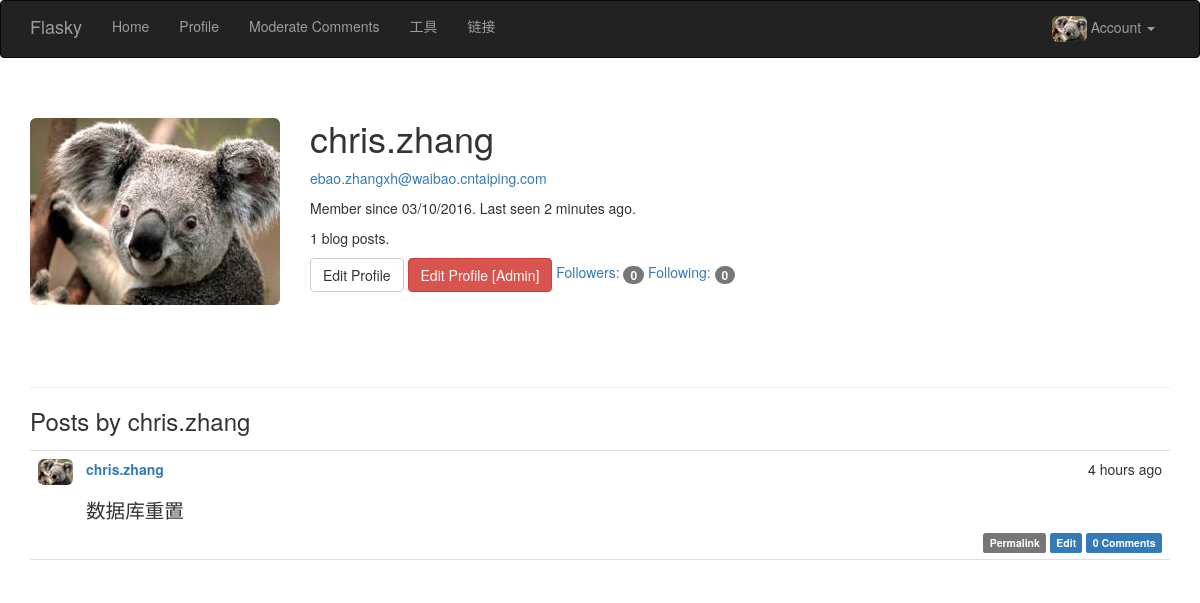
Page /user/chris.zhang (signed in) on the committed database.
### app/models.py (models this page shows, shortened)
class User(UserMixin, db.Model):
    __tablename__ = 'users'
    id = db.Column(db.Integer, primary_key=True)
    email = db.Column(db.String(64), unique=True, index=True)
    username = db.Column(db.String(64), unique=True, index=True)
    password_hash = db.Column(db.String(128))
    confirmed = db.Column(db.Boolean, default=False)
    row_id = db.Column(db.Integer, db.ForeignKey('roles.id'))
    posts = db.relationship('Post', backref='author', lazy='dynamic')
    name = db.Column(db.String(64))
    location = db.Column(db.String(64))
    about_me = db.Column(db.Text())
    member_since = db.Column(db.DateTime(), default=datetime.utcnow)
    last_seen = db.Column(db.DateTime(), default=datetime.utcnow)
    small_image = db.Column(db.Text(), default='default_small.jpg')
    big_image = db.Column(db.Text(), default='default_big.jpg')
    followed = db.relationship('Follow',
                               foreign_keys=[Follow.follower_id],
                               backref=db.backref('follower', lazy='joined'),
                               lazy='dynamic',
                               cascade='all, delete-orphan')
    followers = db.relationship('Follow',
                                foreign_keys=[Follow.followed_id],
                                backref=db.backref('followed', lazy='joined'),
                                lazy='dynamic',
                                cascade='all, delete-orphan')
    comments = db.relationship('Comment', backref='author', lazy='dynamic')
    def can(self, permissions):
        return self.role is not None and \
               (self.role.permissions & permissions) == permissions
    def is_administrator(self):
        return self.can(Permission.ADMINISTER)
    @property
    def password(self):
        raise AttributeError('password is not a readable attribute')
    def ping(self):
        self.last_seen = datetime.utcnow()
        db.session.add(self)

class Post(db.Model):
    __tablename__ = 'posts'
    id = db.Column(db.Integer, primary_key=True)
    body = db.Column(db.Text)
    timestamp = db.Column(db.DateTime, index=True, default=datetime.utcnow)
    author_id = db.Column(db.Integer, db.ForeignKey('users.id'))
    body_html = db.Column(db.Text)
    comments = db.relationship('Comment', backref='post', lazy='dynamic')

### app/main/views.py (the view)
@main.route('/user/<username>')
def user(username):
    user = User.query.filter_by(username=username).first()
    if user is None:
        abort(404)
    posts = user.posts.order_by(Post.timestamp.desc()).all()
    return render_template('user.html', user=user, posts=posts)

### app/auth/views.py (called while the page is built)
@auth.before_app_request
def before_request():
    if current_user.is_authenticated:
        current_user.ping()
        if not current_user.confirmed \
                and request.endpoint[:5] != 'auth.' \
                and request.endpoint != 'static':
            return redirect(url_for('auth.unconfirmed'))

### app/main/__init__.py (called while the page is built)
@main.app_context_processor
def inject_permissions():
    return dict(Permission=Permission)

### app/models.py (called while the page is built)
@login_manager.user_loader
def load_user(user_id):
    return User.query.get(int(user_id))

### app/templates/user.html (shortened to what this page needs)
{% extends "base.html" %}
{% import "_macros.html" as macros %}
{% block page_content %}
<div class="page-header">
    <img class="img-rounded profile-thumbnail" src="/static/uploads/{{ user.big_image }}">
    <div class="profile-header">
        <h1>{{ user.username }}</h1>
        {% if current_user.is_administrator() %}
        <p><a href="mailto:{{ user.email }}">{{ user.email }}</a></p>
        {% endif %}
        <p>Member since {{ moment(user.member_since).format('L') }}. Last seen {{ moment(user.last_seen).fromNow()
            }}.</p>
        <p>{{ user.posts.count() }} blog posts.</p>
        <p>
            {% if user == current_user %}
            <a class="btn btn-default" href="{{ url_for('.edit_profile') }}">Edit Profile</a>
            {% endif %}
            {% if current_user.is_administrator() %}
            <a class="btn btn-danger" href="{{ url_for('.edit_profile_admin', id=user.id) }}">Edit Profile [Admin]</a>
            {% endif %}
            <a href="{{ url_for('.followers', username=user.username) }}">
                Followers: <span class="badge">{{ user.followers.count() }}</span>
            </a>
            <a href="{{ url_for('.followed_by', username=user.username) }}">
                Following: <span class="badge">{{ user.followed.count() }}</span>
            </a>
        </p>
    </div>
</div>
<h3>Posts by {{ user.username }}</h3>
{% include '_posts.html' %}
{% endblock %}

### app/templates/base.html (shortened to what this page needs)
{% extends "bootstrap/base.html" %}
{% block head %}
{{ super() }}
<link rel="stylesheet" type="text/css" href="{{ url_for('static', filename='styles.css') }}">
{% endblock %}
{% block navbar %}
<div class="navbar navbar-inverse" role="navigation">
    <div class="container">
        <div class="navbar-header">
            <a class="navbar-brand" href="{{ url_for('main.index') }}">Flasky</a>
        </div>
        <div class="navbar-collapse collapse">
            <ul class="nav navbar-nav">
                <li><a href="{{ url_for('main.index') }}">Home</a></li>
                {% if current_user.is_authenticated %}
                <li><a href="{{ url_for('main.user', username=current_user.username) }}">Profile</a></li>
                {% endif %}
                {% if current_user.can(Permission.MODERATE_COMMENTS) %}
                <li><a href="{{ url_for('main.moderate') }}">Moderate Comments</a></li>
                {% endif %}
                {% if current_user.can(Permission.ADMINISTER) %}
                <li><a href="{{ url_for('main.tool_index') }}">工具</a></li>
                {% endif %}
                <li><a href="http://10.7.219.77:8080/company/">链接</a> </li>
            </ul>
            <ul class="nav navbar-nav navbar-right">
                {% if current_user.is_authenticated %}
                <li class="dropdown">
                    <a href="#" class="dropdown-toggle" data-toggle="dropdown">
                        <img class='img-rounded' src="/static/uploads/{{ current_user.small_image }}">
                        Account <b class="caret"></b>
                    </a>
                </li>
                {% else %}
                <li><a href="{{ url_for('auth.login') }}">Log In</a></li>
                {% endif %}
            </ul>
        </div>
    </div>
</div>
{% endblock %}
{% block content %}
<div class="container">
    {% block page_content %}{% endblock %}
</div>
{% endblock %}

### app/templates/_posts.html (shortened to what this page needs)
<ul class="posts">
    {% for post in posts %}
    <li class="post">
        <div class="post-thumbnail">
            <a href="{{ url_for('.user', username=post.author.username) }}">
                <img class="img-rounded profile-thumbnail" src="/static/uploads/{{ post.author.small_image }}">
            </a>
        </div>
        <div class="post-content wordbreak">
            <div class="post-date">{{ moment(post.timestamp).fromNow() }}</div>
            <div class="post-author"><a href="{{ url_for('.user', username=post.author.username) }}">{{
                post.author.username }}</a></div>
            <div class="post-body">
                {% if post.body_html %}
                {{ post.body_html | safe }}
                {% else %}
                {{ post.body }}
                {% endif %}
            </div>
            <div class="post-footer">
                <a href="{{ url_for('.post', id=post.id) }}">
                    <span class="label label-default">Permalink</span>
                </a>
                {% if current_user == post.author %}
                <a href="{{ url_for('.edit', id=post.id) }}">
                    <span class="label label-primary">Edit</span>
                </a>
                {% elif current_user.is_administrator() %}
                <a href="{{ url_for('.edit', id=post.id) }}">
                    <span class="label label-danger">Edit [Admin]</span>
                </a>
                {% endif %}
                <a href="{{ url_for('.post', id=post.id) }}#comments">
                     <span class="label label-primary">
                     {{ post.comments.count() }} Comments
                     </span>
                </a>
            </div>
        </div>
    </li>
    {% endfor %}
</ul>

### app/static/styles.css (style rules this page uses)
.profile-thumbnail { position: absolute; }
.profile-header { min-height: 260px; margin-left: 280px; }
ul.posts { list-style-type: none; padding: 0px; margin: 16px 0px 0px 0px; border-top: 1px solid #e0e0e0; }
ul.posts li.post { padding: 8px; border-bottom: 1px solid #e0e0e0; }
div.post-date { float: right; }
div.post-author { font-weight: bold; }
div.post-thumbnail { position: absolute; }
div.post-content { margin-left: 48px; min-height: 48px; }
div.post-footer { text-align: right; }
.post-body h1 { font-size: 140%; }

### app/templates/_posts.html (style rules this page uses)
.wordbreak { word-break: break-word; }

### rows in the picture
User: small_image (placeholder picture), big_image (placeholder picture), username "chris.zhang", email "ebao.zhangxh@waibao.cntaiping.com", member_since "03/10/2016", last_seen "2 minutes ago"
Post: author.small_image (placeholder picture), timestamp "4 hours ago", author.username "chris.zhang", body_html "数据库重置", comments.count "0"

### other values in the picture
{{ user.posts.count() }} "1"
{{ user.followers.count() }} "0"
{{ user.followed.count() }} "0"
